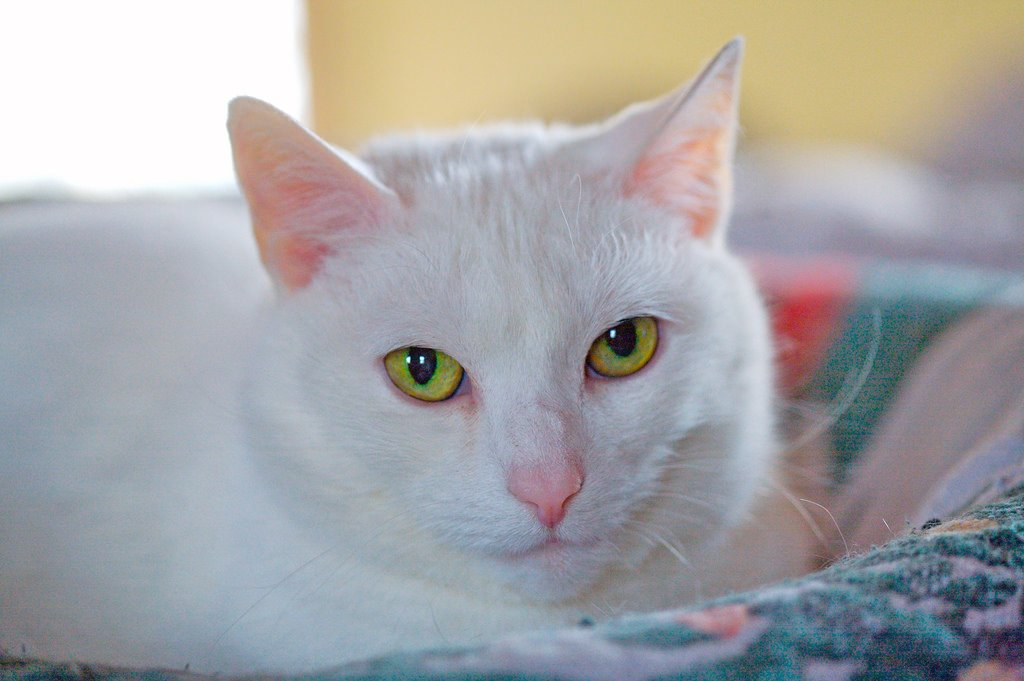
#> input picture dl/original_files/week04_image_classification/images/my_image.jpg, 1024 x 681 px, found by its file name
$ jupyter execute --allow-errors Linbo_Zhang_a2.ipynb   (shell and % lines are left out)
#> lines starting #> are read from the running program, lines starting #| are printed output that depends on the picture
HHU Deep Learning, WS2023/24, 20.10.2023

Lecture: Prof. Dr. Markus Kollmann

Exercises: Nikolas Adaloglou, Felix Michels

# Assignment 2 - Logistic Regression with a Neural Network mindset

---

Submit the solved notebook (not a zip) with your full name plus assingment number for the filename as an indicator, e.g `max_mustermann_a1.ipynb` for assignment 1. If we feel like you have genuinely tried to solve the exercise, you will receive 1 point for this assignment, regardless of the quality of your solution.

## <center> DUE FRIDAY 27.10.2022 2:30 pm </center>

Drop-off link: [https://uni-duesseldorf.sciebo.de/s/HoEZRy9xQojTJW6](https://uni-duesseldorf.sciebo.de/s/HoEZRy9xQojTJW6)

Parts 1 to 7 of the following exercise material is from the CS230 course of Andrew Ng: [https://cs230.stanford.edu/](https://cs230.stanford.edu/).

---

Welcome to your second programming assignment! You will build a logistic regression classifier to recognize  cats. This assignment will step you through how to do this with a Neural Network mindset, and so will also hone your intuitions about deep learning.

**Instructions:**
- Do not use loops (for/while) in your code, unless the instructions explicitly ask you to do so.

**You will learn to:**
- Build the general architecture of a learning algorithm, including:
    - Initializing parameters
    - Calculating the cost function and its gradient
    - Using an optimization algorithm (gradient descent)
- Gather all three functions above into a main model function, in the right order.

## 1 - Packages ##

First, let's run the cell below to import all the packages that you will need during this assignment.
- [numpy](www.numpy.org) is the fundamental package for scientific computing with Python.
- [h5py](http://www.h5py.org) is a common package to interact with a dataset that is stored on an H5 file.
- [matplotlib](http://matplotlib.org) is a famous library to plot graphs in Python.
- [PIL](http://www.pythonware.com/products/pil/) and [scipy](https://www.scipy.org/) are used here to test your model with your own picture at the end.

[cell 1]
import numpy as np
import matplotlib.pyplot as plt
import h5py
import scipy
from PIL import Image
from scipy import ndimage
from lr_utils import load_dataset

## 2 - Overview of the Problem set ##

**Problem Statement**: You are given a dataset ("data.h5") containing:
    - a training set of m_train images labeled as cat (y=1) or non-cat (y=0)
    - a test set of m_test images labeled as cat or non-cat
    - each image is of shape (num_px, num_px, 3) where 3 is for the 3 channels (RGB). Thus, each image is square (height = num_px) and (width = num_px).

You will build a simple image-recognition algorithm that can correctly classify pictures as cat or non-cat.

Let's get more familiar with the dataset. Load the data by running the following code.

#> (a cell that did not finish here is left out)

We added "_orig" at the end of image datasets (train and test) because we are going to preprocess them. After preprocessing, we will end up with train_set_x and test_set_x (the labels train_set_y and test_set_y don't need any preprocessing).

Each line of your train_set_x_orig and test_set_x_orig is an array representing an image. You can visualize an example by running the following code. Feel free also to change the `index` value and re-run to see other images.

[cell 3]
# Example of a picture
index = 10
#> (the rest of this cell did not finish here and is left out)

Many software bugs in deep learning come from having matrix/vector dimensions that don't fit. If you can keep your matrix/vector dimensions straight you will go a long way toward eliminating many bugs.

**Exercise:** Find the values for:
    - m_train (number of training examples)
    - m_test (number of test examples)
    - num_px (= height = width of a training image)
Remember that `train_set_x_orig` is a numpy-array of shape (m_train, num_px, num_px, 3). For instance, you can access `m_train` by writing `train_set_x_orig.shape[0]`.

#> (a cell that did not finish here is left out)

**Expected Output for m_train, m_test and num_px**:
<table style="width:15%">
  <tr>
    <td> m_train </td>
    <td> 209 </td>
  </tr>

  <tr>
    <td> m_test </td>
    <td> 50 </td>
  </tr>

  <tr>
    <td> num_px </td>
    <td> 64 </td>
  </tr>

</table>

For convenience, you should now reshape images of shape (num_px, num_px, 3) in a numpy-array of shape (num_px $*$ num_px $*$ 3, 1). After this, our training (and test) dataset is a numpy-array where each column represents a flattened image. There should be m_train (respectively m_test) columns.

**Exercise:** Reshape the training and test data sets so that images of size (num_px, num_px, 3) are flattened into single vectors of shape (num\_px $*$ num\_px $*$ 3, 1).

A trick when you want to flatten a matrix X of shape (a,b,c,d) to a matrix X_flatten of shape (b$*$c$*$d, a) is to use:
```python
X_flatten = X.reshape(X.shape[0], -1).T      # X.T is the transpose of X
```

#> (a cell that did not finish here is left out)

**Expected Output**:

<table style="width:35%">
  <tr>
    <td>train_set_x_flatten shape</td>
    <td> (12288, 209)</td>
  </tr>
  <tr>
    <td>train_set_y shape</td>
    <td>(1, 209)</td>
  </tr>
  <tr>
    <td>test_set_x_flatten shape</td>
    <td>(12288, 50)</td>
  </tr>
  <tr>
    <td>test_set_y shape</td>
    <td>(1, 50)</td>
  </tr>
  <tr>
  <td>sanity check after reshaping</td>
  <td>[17 31 56 22 33]</td>
  </tr>
</table>

To represent color images, the red, green and blue channels (RGB) must be specified for each pixel, and so the pixel value is actually a vector of three numbers ranging from 0 to 255.

One common preprocessing step in machine learning is to center and standardize your dataset, meaning that you substract the mean of the whole numpy array from each example, and then divide each example by the standard deviation of the whole numpy array. But for picture datasets, it is simpler and more convenient and works almost as well to just divide every row of the dataset by 255 (the maximum value of a pixel channel).

<!-- During the training of your model, you're going to multiply weights and add biases to some initial inputs in order to observe neuron activations. Then you backpropogate with the gradients to train the model. But, it is extremely important for each feature to have a similar range such that our gradients don't explode. You will see that more in detail later in the lectures. !-->

Let's standardize our dataset.

#> (a cell that did not finish here is left out)

<font color='blue'>
**What you need to remember:**

Common steps for pre-processing a new dataset are:
- Figure out the dimensions and shapes of the problem (m_train, m_test, num_px, ...)
- Reshape the datasets such that each example is now a vector of size (num_px \* num_px \* 3, 1)
- "Standardize" the data

## 3 - General Architecture of the learning algorithm ##

It's time to design a simple algorithm to distinguish cat images from non-cat images.

You will build a Logistic Regression, using a Neural Network mindset. The following Figure explains why **Logistic Regression is actually a very simple Neural Network!**

**Mathematical expression of the algorithm**:

For one example $x^{(i)}$:
$$z^{(i)} = w^T x^{(i)} + b \tag{1}$$
$$\hat{y}^{(i)} = a^{(i)} = sigmoid(z^{(i)})\tag{2}$$
$$ \mathcal{L}(a^{(i)}, y^{(i)}) =  - y^{(i)}  \log(a^{(i)}) - (1-y^{(i)} )  \log(1-a^{(i)})\tag{3}$$

The cost is then computed by summing over all training examples:
$$ J = \frac{1}{m} \sum_{i=1}^m \mathcal{L}(a^{(i)}, y^{(i)})\tag{6}$$

**Key steps**:
In this exercise, you will carry out the following steps:
    - Initialize the parameters of the model
    - Learn the parameters for the model by minimizing the cost
    - Use the learned parameters to make predictions (on the test set)
    - Analyse the results and conclude

## 4 - Building the parts of our algorithm ##

The main steps for building a Neural Network are:
1. Define the model structure (such as number of input features)
2. Initialize the model's parameters
3. Loop:
    - Calculate current loss (forward propagation)
    - Calculate current gradient (backward propagation)
    - Update parameters (gradient descent)

You often build 1-3 separately and integrate them into one function we call `model()`.

### 4.1 - Helper functions

**Exercise**: Using your code from "Python Basics", implement `sigmoid()`. As you've seen in the figure above, you need to compute $sigmoid( w^T x + b) = \frac{1}{1 + e^{-(w^T x + b)}}$ to make predictions. Use np.exp().

[cell 7]
# GRADED FUNCTION: sigmoid

def sigmoid(z):
    """
    Compute the sigmoid of z

    Arguments:
    z -- A scalar or numpy array of any size.

    Return:
    s -- sigmoid(z)
    """

    ### START CODE HERE ### (≈ 1 line of code)
    s = 1 / (1 + np.exp(-z))
    ### END CODE HERE ###

    return s

[cell 8]
print ("sigmoid([0, 2]) = " + str(sigmoid(np.array([0,2]))))

**Expected Output**:

<table>
  <tr>
    <td> sigmoid([0, 2]) </td>
    <td> [ 0.5         0.88079708]</td>
  </tr>
</table>

### 4.2 - Initializing parameters

**Exercise:** Implement parameter initialization in the cell below. You have to initialize w as a vector of zeros. If you don't know what numpy function to use, look up np.zeros() in the Numpy library's documentation.

[cell 9]
# GRADED FUNCTION: initialize_with_zeros

def initialize_with_zeros(dim):
    """
    This function creates a vector of zeros of shape (dim, 1) for w and initializes b to 0.

    Argument:
    dim -- size of the w vector we want (or number of parameters in this case)

    Returns:
    w -- initialized vector of shape (dim, 1)
    b -- initialized scalar (corresponds to the bias)
    """

    ### START CODE HERE ### (≈ 1 line of code)
    w = np.zeros((dim, 1))
    b = 0
    ### END CODE HERE ###

    assert(w.shape == (dim, 1))
    assert(isinstance(b, float) or isinstance(b, int))

    return w, b

[cell 10]
dim = 2
w, b = initialize_with_zeros(dim)
print ("w = " + str(w))
print ("b = " + str(b))

**Expected Output**:

<table style="width:15%">
    <tr>
        <td> w </td>
        <td> [[ 0.]
 [ 0.]] </td>
    </tr>
    <tr>
        <td> b </td>
        <td> 0 </td>
    </tr>
</table>

For image inputs, w will be of shape (num_px $\times$ num_px $\times$ 3, 1).

### 4.3 - Forward and Backward propagation

Now that your parameters are initialized, you can do the "forward" and "backward" propagation steps for learning the parameters.

**Exercise:** Implement a function `propagate()` that computes the cost function and its gradient.

**Hints**:

Forward Propagation:
- You get X
- You compute $A = \sigma(w^T X + b) = (a^{(1)}, a^{(2)}, ..., a^{(m-1)}, a^{(m)})$
- You calculate the cost function: $J = -\frac{1}{m}\sum_{i=1}^{m}y^{(i)}\log(a^{(i)})+(1-y^{(i)})\log(1-a^{(i)})$

Here are the two formulas you will be using:

$$ \frac{\partial J}{\partial w} = \frac{1}{m}X(A-Y)^T\tag{7}$$
$$ \frac{\partial J}{\partial b} = \frac{1}{m} \sum_{i=1}^m (a^{(i)}-y^{(i)})\tag{8}$$

[cell 11]
# GRADED FUNCTION: propagate
def propagate(w, b, X, Y):
    """
    Implement the cost function and its gradient for the propagation explained above

    Arguments:
    w -- weights, a numpy array of size (num_px * num_px * 3, 1)
    b -- bias, a scalar
    X -- data of size (num_px * num_px * 3, number of examples)
    Y -- true "label" vector (containing 0 if non-cat, 1 if cat) of size (1, number of examples)

    Return:
    cost -- negative log-likelihood cost for logistic regression
    dw -- gradient of the loss with respect to w, thus same shape as w
    db -- gradient of the loss with respect to b, thus same shape as b

    Tips:
    - Write your code step by step for the propagation. np.log(), np.dot()
    """

    m = X.shape[1]

    # FORWARD PROPAGATION (FROM X TO COST)
    ### START CODE HERE ### (≈ 2 lines of code)
    A = sigmoid(np.dot(w.T,X)+b)
    cost = -1/m * np.sum(Y * np.log(A) + (1 - Y) * np.log(1 - A))
    ### END CODE HERE ###

    # BACKWARD PROPAGATION (TO FIND GRAD)
    ### START CODE HERE ### (≈ 2 lines of code)
    dw = 1/m * np.dot(X, (A - Y).T)
    db = 1/m * np.sum(A - Y)
    ### END CODE HERE ###

    assert(dw.shape == w.shape)
    assert(db.dtype == float)
    cost = np.squeeze(cost)
    assert(cost.shape == ())

    grads = {"dw": dw,
             "db": db}

    return grads, cost

[cell 12]
w, b, X, Y = np.array([[1.],[2.]]), 2., np.array([[1.,2.,-1.],[3.,4.,-3.2]]), np.array([[1,0,1]])
grads, cost = propagate(w, b, X, Y)
print ("dw = " + str(grads["dw"]))
print ("db = " + str(grads["db"]))
print ("cost = " + str(cost))

**Expected Output**:

<table style="width:50%">
    <tr>
        <td> dw </td>
      <td> [[ 0.99845601]
     [ 2.39507239]]</td>
    </tr>
    <tr>
        <td> db </td>
        <td> 0.00145557813678 </td>
    </tr>
    <tr>
        <td> cost </td>
        <td> 5.801545319394553 </td>
    </tr>

</table>

### 4.4 - Optimization
- You have initialized your parameters.
- You are also able to compute a cost function and its gradient.
- Now, you want to update the parameters using gradient descent.

**Exercise:** Write down the optimization function. The goal is to learn $w$ and $b$ by minimizing the cost function $J$. For a parameter $\theta$, the update rule is $ \theta = \theta - \alpha \text{ } d\theta$, where $\alpha$ is the learning rate.

[cell 13]
# GRADED FUNCTION: optimize

def optimize(w, b, X, Y, num_iterations, learning_rate, print_cost = False):
    """
    This function optimizes w and b by running a gradient descent algorithm

    Arguments:
    w -- weights, a numpy array of size (num_px * num_px * 3, 1)
    b -- bias, a scalar
    X -- data of shape (num_px * num_px * 3, number of examples)
    Y -- true "label" vector (containing 0 if non-cat, 1 if cat), of shape (1, number of examples)
    num_iterations -- number of iterations of the optimization loop
    learning_rate -- learning rate of the gradient descent update rule
    print_cost -- True to print the loss every 100 steps

    Returns:
    params -- dictionary containing the weights w and bias b
    grads -- dictionary containing the gradients of the weights and bias with respect to the cost function
    costs -- list of all the costs computed during the optimization, this will be used to plot the learning curve.

    Tips:
    You basically need to write down two steps and iterate through them:
        1) Calculate the cost and the gradient for the current parameters. Use propagate().
        2) Update the parameters using gradient descent rule for w and b.
    """
#> called with w = array of shape (2, 1), b = 2, X = array of shape (2, 3), Y = array of shape (1, 3), num_iterations = 100, learning_rate = 0.009, print_cost = False

    costs = []

    for i in range(num_iterations):


        # Cost and gradient calculation
        ### START CODE HERE ### (≈ 1-4 lines of code)
        grads, cost = propagate(w, b, X, Y)
        ### END CODE HERE ###

        # Retrieve derivatives from grads
        dw = grads["dw"]
        db = grads["db"]

        # update rule
        ### START CODE HERE ### (≈ 2 lines of code)
        w = w - learning_rate * dw
        b = b - learning_rate * db
        ### END CODE HERE ###

        # Record the costs
        costs.append(cost)

        # Print the cost every 100 training iterations
        if print_cost and i % 100 == 0:
            print ("Cost after iteration %i: %f" %(i, cost))

    params = {"w": w,
              "b": b}

    grads = {"dw": dw,
             "db": db}

    return params, grads, costs

[cell 14]
params, grads, costs = optimize(w, b, X, Y, num_iterations= 100, learning_rate = 0.009, print_cost = False)

print ("w = " + str(params["w"]))
print ("b = " + str(params["b"]))
print ("dw = " + str(grads["dw"]))
print ("db = " + str(grads["db"]))

[cell 15]
import matplotlib.pyplot as plt
plt.plot(costs)
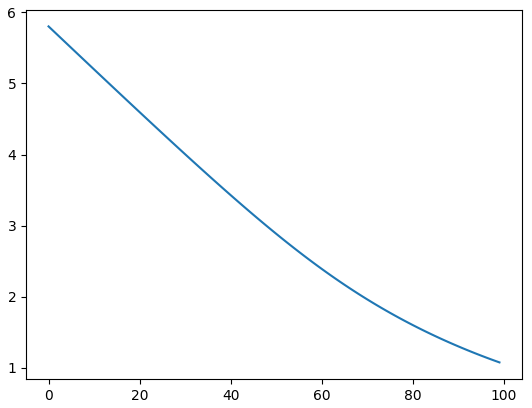
#> figure drawn by matplotlib, 1 panel; curve peaks at x = 0, y = 5.8

**Expected Output**:
<table style="width:40%">
    <tr>
       <td> w </td>
       <td>[[ 0.19033591] [ 0.12259159]] </td>
    </tr>
    <tr>
       <td> b </td>
       <td> 1.92535983008 </td>
    </tr>
    <tr>
       <td> dw </td>
       <td> [[ 0.67752042]
 [ 1.41625495]] </td>
    </tr>
    <tr>
       <td> db </td>
       <td> 0.219194504541 </td>
    </tr>
</table>

**Exercise:** The previous function will output the learned w and b. We are able to use w and b to predict the labels for a dataset X. Implement the `predict()` function. There are two steps to computing predictions:

1. Calculate $\hat{Y} = A = \sigma(w^T X + b)$

2. Convert the entries of a into 0 (if activation <= 0.5) or 1 (if activation > 0.5), stores the predictions in a vector `Y_prediction`. If you wish, you can use an `if`/`else` statement in a `for` loop (though there is also a way to vectorize this).

[cell 16]
# GRADED FUNCTION: predict

def predict(w, b, X):
    '''
    Predict whether the label is 0 or 1 using learned logistic regression parameters (w, b)

    Arguments:
    w -- weights, a numpy array of size (num_px * num_px * 3, 1)
    b -- bias, a scalar
    X -- data of size (num_px * num_px * 3, number of examples)

    Returns:
    Y_prediction -- a numpy array (vector) containing all predictions (0/1) for the examples in X
    '''
#> called with w = array of shape (2, 1), b = -0.3, X = array of shape (2, 3)

    m = X.shape[1]
    Y_prediction = np.zeros((1,m))
    w = w.reshape(X.shape[0], 1)

    # Compute vector "A" predicting the probabilities of a cat being present in the picture
    ### START CODE HERE ### (≈ 1 line of code)
    A = sigmoid(np.dot(w.T, X) + b)
    ### END CODE HERE ###

    # Convert probabilities A[0,i] to actual predictions p[0,i]
    ### START CODE HERE ### (≈ 1-4 lines of code)
    for i in range(m):
        Y_prediction[0, i] = 1 if A[0, i] > 0.5 else 0
    ### END CODE HERE ###

    assert(Y_prediction.shape == (1, m))

    return Y_prediction

[cell 17]
w = np.array([[0.1124579],[0.23106775]])
b = -0.3
X = np.array([[1.,-1.1,-3.2],[1.2,2.,0.1]])
print ("predictions = " + str(predict(w, b, X)))

**Expected Output**:

<table style="width:30%">
    <tr>
         <td> predictions </td>
          <td> [[ 1.  1.  0.]] </td>
   </tr>

</table>

<font color='blue'>
**What to remember:**

You've implemented several functions that:
- Initialize (w,b)
- Optimize the loss iteratively to learn parameters (w,b):
    - computing the cost and its gradient
    - updating the parameters using gradient descent
- Use the learned (w,b) to predict the labels for a given set of examples

## 5 - Merge all functions into a model ##

You will now see how the overall model is structured by putting together all the building blocks (functions implemented in the previous parts) together, in the right order.

**Exercise:** Implement the model function. Use the following notation:
    - Y_prediction_test for your predictions on the test set
    - Y_prediction_train for your predictions on the train set
    - w, costs, grads for the outputs of optimize()

[cell 18]
# GRADED FUNCTION: model

# [46 lines left out: function model, not called in this run]

Run the following cell to train your model.

#> (a cell that did not finish here is left out)

**Expected Output**:
<table style="width:40%">
    <tr>
        <td> Cost after iteration 0 </td>
        <td> 0.693147 </td>
    </tr>
      <tr>
        <td> <center> $\vdots$ </center> </td>
        <td> <center> $\vdots$ </center> </td>
    </tr>
    <tr>
        <td> Train Accuracy </td>
        <td> 99.04306220095694 % </td>
    </tr>
    <tr>
        <td> Test Accuracy </td>
        <td> 70.0 % </td>
    </tr>
</table>

**Comment**: Training accuracy is close to 100%. This is a good sanity check: your model is working and has high enough capacity to fit the training data. Test accuracy is 68%. It is actually not bad for this simple model, given the small dataset we used and that logistic regression is a linear classifier. But no worries, you'll build an even better classifier next week!

Also, you see that the model is clearly overfitting the training data. Later in this specialization you will learn how to reduce overfitting, for example by using regularization. Using the code below (and changing the `index` variable) you can look at predictions on pictures of the test set.

[cell 20]
# Example of a picture that was wrongly classified.
index = 25
#> (the rest of this cell did not finish here and is left out)

Let's also plot the cost function and the gradients.

#> (a cell that did not finish here is left out)

**Interpretation**:
You can see the cost decreasing. It shows that the parameters are being learned. However, you see that you could train the model even more on the training set. Try to increase the number of iterations in the cell above and rerun the cells. You might see that the training set accuracy goes up, but the test set accuracy goes down. This is called overfitting.

## 6 - Further analysis ##

Congratulations on building your first image classification model. Let's analyze it further, and examine possible choices for the learning rate $\alpha$.

#### Choice of learning rate ####

**Reminder**:
In order for Gradient Descent to work you must choose the learning rate wisely. The learning rate $\alpha$  determines how rapidly we update the parameters. If the learning rate is too large we may "overshoot" the optimal value. Similarly, if it is too small we will need too many iterations to converge to the best values. That's why it is crucial to use a well-tuned learning rate.

Let's compare the learning curve of our model with several choices of learning rates. Run the cell below. This should take about 1 minute. Feel free also to try different values than the three we have initialized the `learning_rates` variable to contain, and see what happens.

[cell 22]
learning_rates = [0.01, 0.001, 0.0001]
models = {}
#> (the rest of this cell did not finish here and is left out)

**Interpretation**:
- Different learning rates give different costs and thus different predictions results.
- If the learning rate is too large (0.01), the cost may oscillate up and down. It may even diverge (though in this example, using 0.01 still eventually ends up at a good value for the cost).
- A lower cost doesn't mean a better model. You have to check if there is possibly overfitting. It happens when the training accuracy is a lot higher than the test accuracy.
- In deep learning, we usually recommend that you:
    - Choose the learning rate that better minimizes the cost function.
    - If your model overfits, use other techniques to reduce overfitting. (We'll talk about this in later videos.)

## 7 - Test with your own image (optional/ungraded exercise) ##

Congratulations on finishing this assignment. You can use your own image and see the output of your model. To do that:
    1. Click on "File" in the upper bar of this notebook, then click "Open" to go on your Coursera Hub.
    2. Add your image to this Jupyter Notebook's directory, in the "images" folder
    3. Change your image's name in the following code
    4. Run the code and check if the algorithm is right (1 = cat, 0 = non-cat)!

[cell 23]
## START CODE HERE ## (PUT YOUR IMAGE NAME)
from PIL import Image
my_image = "my_image.jpg"   # change this to the name of your image file
## END CODE HERE ##

# We preprocess the image to fit your algorithm.
image = Image.open("images/" + my_image)
#> image is the input picture: PIL image 1024x681 RGB; mean R, G, B 164.4, 163.9, 165.3
#> (the rest of this cell did not finish here and is left out)
